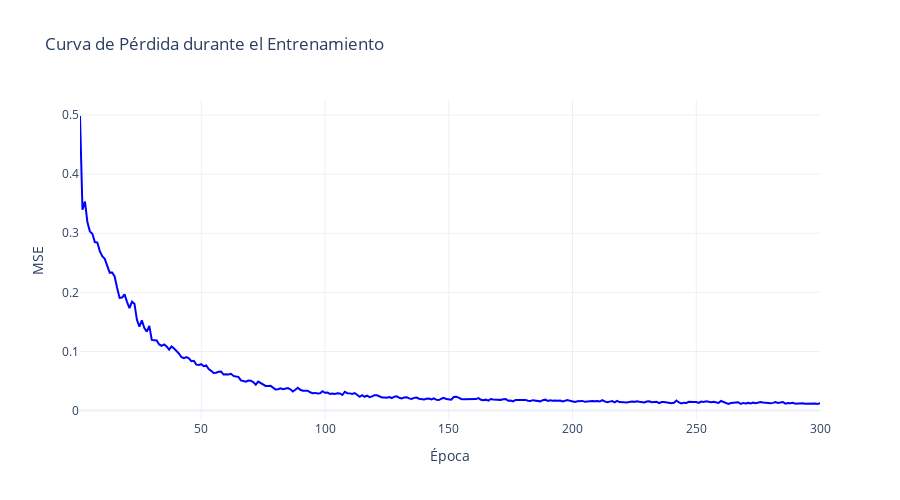

Here is the notebook cell this chart was saved with:
### Code cell
# ## 6. Entrenamiento del Modelo Final

# %%
# Obtener mejores hiperparámetros
best_params = study.best_params
print(f"Mejores hiperparámetros encontrados:")
for param, value in best_params.items():
    print(f"  {param}: {value}")

# %%
# Combinar datos de entrenamiento y validación
all_train_data = pd.concat([train_data, val_data])
print(f"Datos combinados para entrenamiento final: {all_train_data.shape}")

# Re-escalar con todos los datos
scaler_final = StandardScaler()
all_train_data_scaled = all_train_data.copy()
all_train_data_scaled[numerical_cols + [target_col]] = scaler_final.fit_transform(
    all_train_data[numerical_cols + [target_col]]
)

# %%
# Crear secuencias finales
id_bar_list = all_train_data['id_bar'].unique()
final_sequences, final_targets = create_sequences(
    all_train_data_scaled, 
    best_params['window_size'], 
    id_bar_list
)

# Crear dataset y dataloader final
final_dataset = DengueDataset(final_sequences, final_targets)
final_loader = DataLoader(
    final_dataset, 
    batch_size=best_params['batch_size'], 
    shuffle=True
)

# %%
# Crear y entrenar modelo final
n_numerical_features = len(numerical_cols) + 1
n_id_bar = len(id_bar_mapping)
n_estrato = len(estrato_mapping)

final_model = DengueLSTM(
    n_numerical_features=n_numerical_features,
    n_id_bar=n_id_bar,
    n_estrato=n_estrato,
    hidden_size=best_params['hidden_size'],
    num_layers=best_params['num_layers'],
    dropout_rate=best_params['dropout_rate']
).to(device)

# Entrenar modelo final
criterion = nn.MSELoss()
optimizer = optim.Adam(final_model.parameters(), lr=best_params['learning_rate'])

train_losses = []
n_epochs_final = 300

for epoch in range(n_epochs_final):
    final_model.train()
    epoch_loss = 0
    
    for batch in final_loader:
        inputs, targets = batch
        numerical = inputs['numerical'].to(device)
        id_bar = inputs['id_bar'].to(device)
        estrato = inputs['estrato'].to(device)
        targets = targets.to(device)
        
        optimizer.zero_grad()
        outputs = final_model(numerical, id_bar, estrato)
        loss = criterion(outputs, targets)
        loss.backward()
        optimizer.step()
        
        epoch_loss += loss.item()
    
    avg_loss = epoch_loss / len(final_loader)
    train_losses.append(avg_loss)
    
    if (epoch + 1) % 10 == 0:
        print(f"Época {epoch + 1}/{n_epochs_final}, Pérdida: {avg_loss:.4f}")

# %%
# Visualizar curva de pérdida
fig = go.Figure()
fig.add_trace(go.Scatter(
    x=list(range(1, n_epochs_final + 1)),
    y=train_losses,
    mode='lines',
    name='Pérdida de entrenamiento',
    line=dict(color='blue', width=2)
))

fig.update_layout(
    title='Curva de Pérdida durante el Entrenamiento',
    xaxis_title='Época',
    yaxis_title='MSE',
    template='plotly_white',
    height=500
)

fig.show()

# %% [markdown]

### Figure 1 — Plotly figure (JSON) as saved in the notebook; plotly's stock layout.template omitted (floating-point values rounded to 4 significant figures; data arrays with more than 128 entries replaced by an {"elided": "..."} marker saying what was removed)
{"data": [{"line": {"color": "blue", "width": 2}, "mode": "lines", "name": "Pérdida de entrenamiento", "type": "scatter", "x": {"elided": "300 int values"}, "y": {"elided": "300 float values"}}], "layout": {"height": 500, "title": {"text": "Curva de Pérdida durante el Entrenamiento"}, "xaxis": {"title": {"text": "Época"}}, "yaxis": {"title": {"text": "MSE"}}}}
